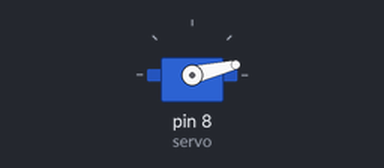
A sketch run on a simulated Arduino Uno, built with avr-gcc and run on an emulated ATmega328P. Shown: servo.

Above: at 2.05 s.
At 3.25 s:
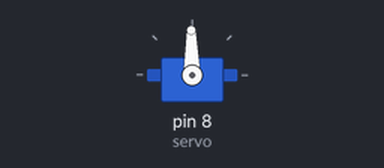
At 4.45 s:
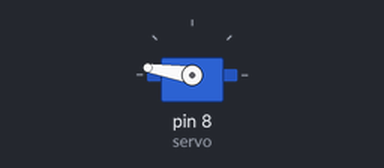
At 6.9 s:
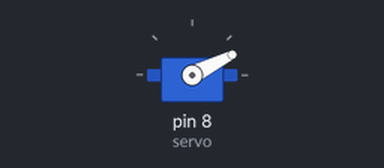
Timing chart, 0 to 8.7 s (numbered marks = the images above):
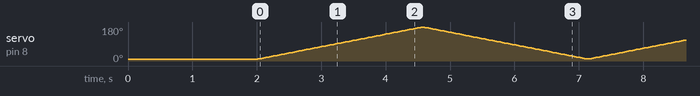

The sketch:

demo-servo.ino
```cpp
#include <Servo.h>

Servo servo;

int angle = 10;

void setup() {
  // put your setup code here, to run once:
  servo.attach(8);
  servo.write(angle);
  delay(2000);
}

void loop() {
  // put your main code here, to run repeatedly:
// scan from 0 to 180 degrees
  for(angle = 10; angle < 180; angle++)
  {
    servo.write(angle);
    delay(15);
  }
  // now scan back from 180 to 0 degrees
  for(angle = 180; angle > 10; angle--)
  {
    servo.write(angle);
    delay(15);
  }
}
```
